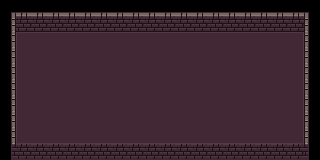

A 2D game scene composited from a Tiled map and its tileset images. What follows is a short description and the map's XML, with every tile layer's data as written:
An orthogonal 20x10 tile map with 16x16 px tiles, 1 tile layer (Background).

<map version="1.4" tiledversion="1.4.2" orientation="orthogonal" renderorder="right-down" width="20" height="10" tilewidth="16" tileheight="16" infinite="0" nextlayerid="2" nextobjectid="1">
 <tileset firstgid="1" source="walls.tsx" />
 <layer id="1" name="Background" width="20" height="10">
  <data encoding="csv">
1,2,2,2,2,2,2,2,2,2,2,2,2,2,2,2,2,2,2,3,
33,18,18,18,18,18,18,18,18,18,18,18,18,18,18,18,18,18,18,35,
33,90,91,91,91,91,91,91,91,91,91,91,91,91,91,91,91,91,92,35,
33,106,107,107,107,107,107,107,107,107,107,107,107,107,107,107,107,107,108,35,
33,106,107,107,107,107,107,107,107,107,107,107,107,107,107,107,107,107,108,35,
33,106,107,107,107,107,107,107,107,107,107,107,107,107,107,107,107,107,108,35,
33,106,107,107,107,107,107,107,107,107,107,107,107,107,107,107,107,107,108,35,
33,106,107,107,107,107,107,107,107,107,107,107,107,107,107,107,107,107,108,35,
33,122,123,123,123,123,123,123,123,123,123,123,123,123,123,123,123,123,124,35,
49,50,50,50,50,50,50,50,50,50,50,50,50,50,50,50,50,50,50,51
</data>
 </layer>
</map>
